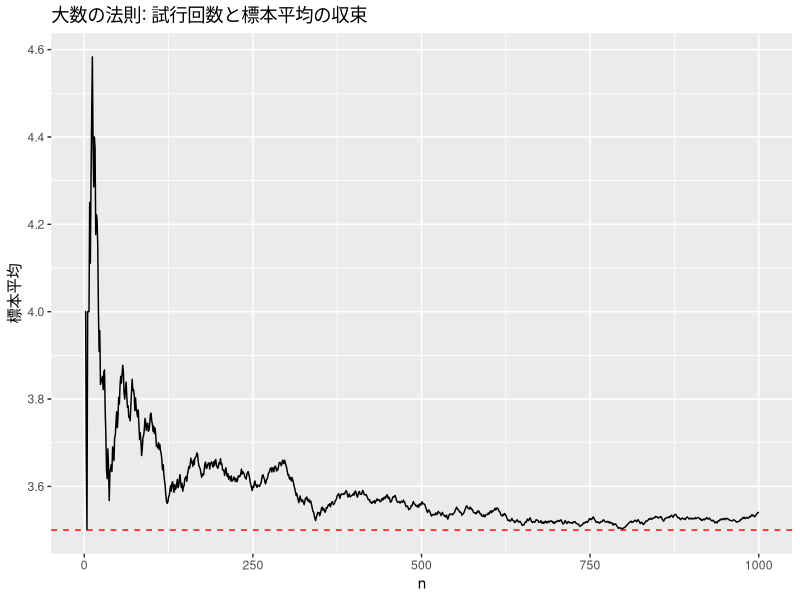
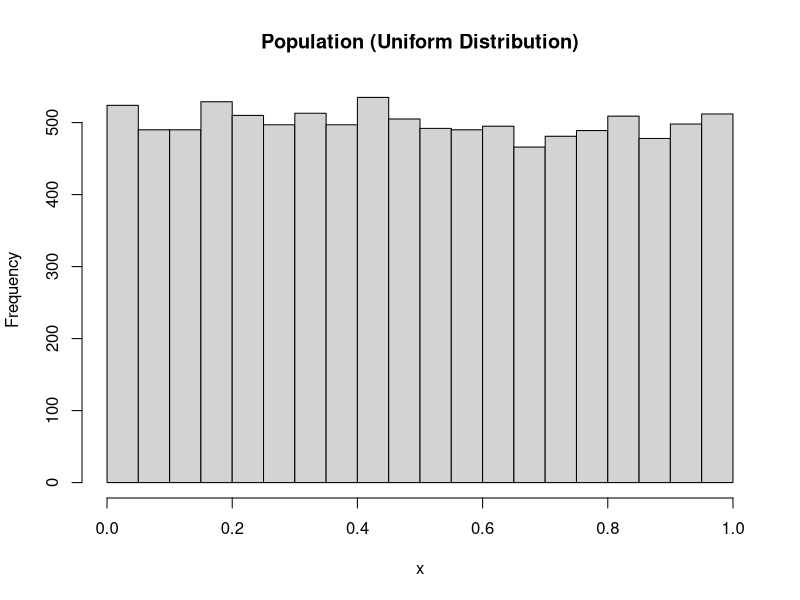
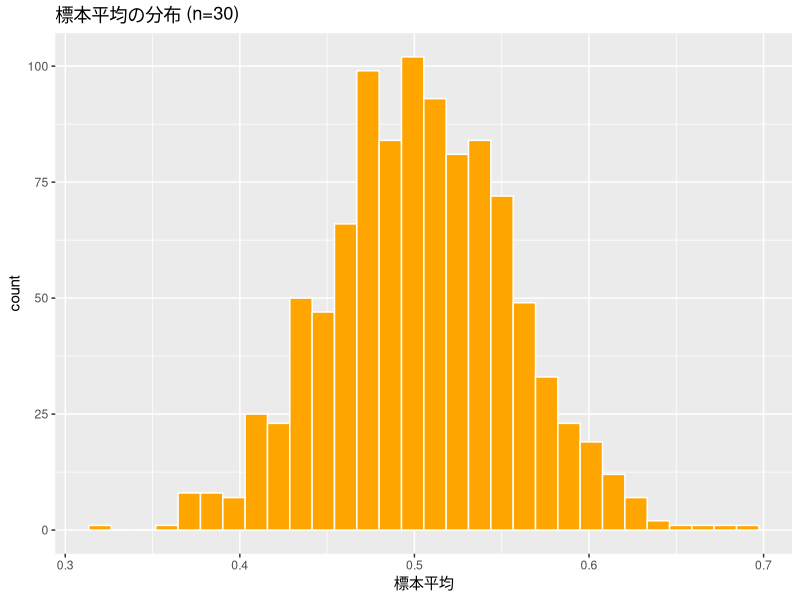
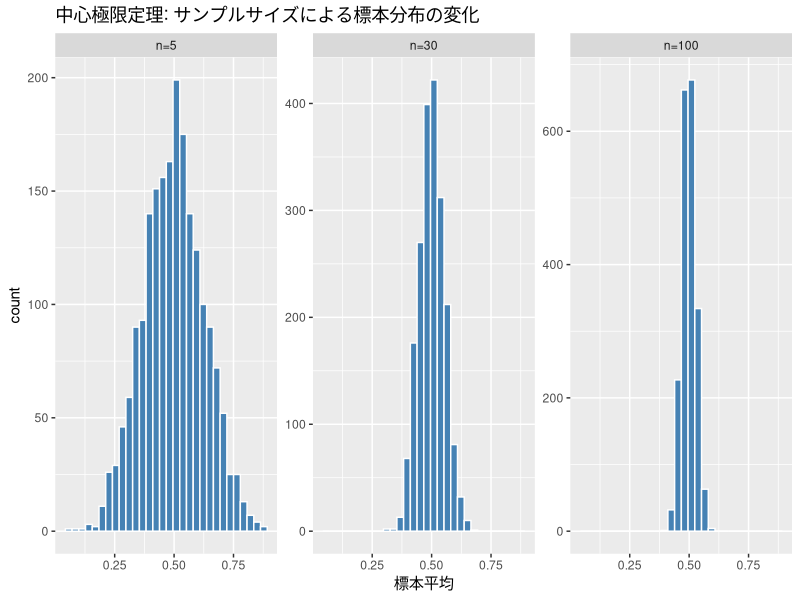

Write R code to recreate these figures, in order.
## ---- chunk 1
library(tidyverse)
theme_set(theme_gray(base_family = "HiraKakuProN-W3"))
set.seed(1)

# 母集団分布（平均50, 標準偏差10の正規分布）
population <- rnorm(100000, mean = 50, sd = 10)

# パラレルワールド1：1回目の抽出（n=100）
sample1 <- sample(population, 100)
mean(sample1)

# パラレルワールド2：もう1回抽出
sample2 <- sample(population, 100)
mean(sample2)
## ---- chunk 2
n <- 1000
dice_rolls <- sample(1:6, n, replace = TRUE)
cumulative_mean <- cumsum(dice_rolls) / (1:n)

df <- data.frame(n = 1:n, mean = cumulative_mean)

ggplot(df, aes(x = n, y = mean)) +
  theme_gray() + # [対象注意] Mac用設定
  geom_line() +
  geom_hline(yintercept = 3.5, color = "red", linetype = "dashed") +
  labs(title = "大数の法則: 試行回数と標本平均の収束", y = "標本平均")
## ---- chunk 3
# 1. 一様分布のヒストグラム（母集団の形状）
hist(runif(10000), main = "Population (Uniform Distribution)", xlab = "x")

# 2. 標本平均の分布（CLTの確認）
n_samples <- 1000
n <- 30 # サンプルサイズ
means <- numeric(n_samples)

for (i in 1:n_samples) {
  means[i] <- mean(runif(n))
}

ggplot(data.frame(x = means), aes(x = x)) +
  theme_gray() + # [対象注意] Mac用設定
  geom_histogram(bins = 30, fill = "orange", color = "white") +
  labs(title = "標本平均の分布 (n=30)", x = "標本平均")
## ---- chunk 4
sample_sizes <- c(5, 30, 100)
n_samples <- 2000

results <- data.frame()
for (n in sample_sizes) {
  # n個の平均をn_samples回計算
  means <- replicate(n_samples, mean(runif(n)))
  results <- bind_rows(results, data.frame(means = means, size = paste0("n=", n)))
}

# nの順序指定
results$size <- factor(results$size, levels = paste0("n=", sample_sizes))

ggplot(results, aes(x = means)) +
  theme_gray() + # [対象注意] Mac用設定
  geom_histogram(bins = 30, fill = "steelblue", color = "white") +
  facet_wrap(~size, scales = "free_y") +
  labs(title = "中心極限定理: サンプルサイズによる標本分布の変化", x = "標本平均")
## ---- chunk 5
# 理論上のSE
true_se <- sqrt(1/12 / 30)

# シミュレーションのSE（標本平均の標準偏差）
sim_se <- sd(results %>% filter(size == "n=30") %>% pull(means))

cat("理論的SE:", true_se, "\n")
cat("シミュレーションSE:", sim_se, "\n")
